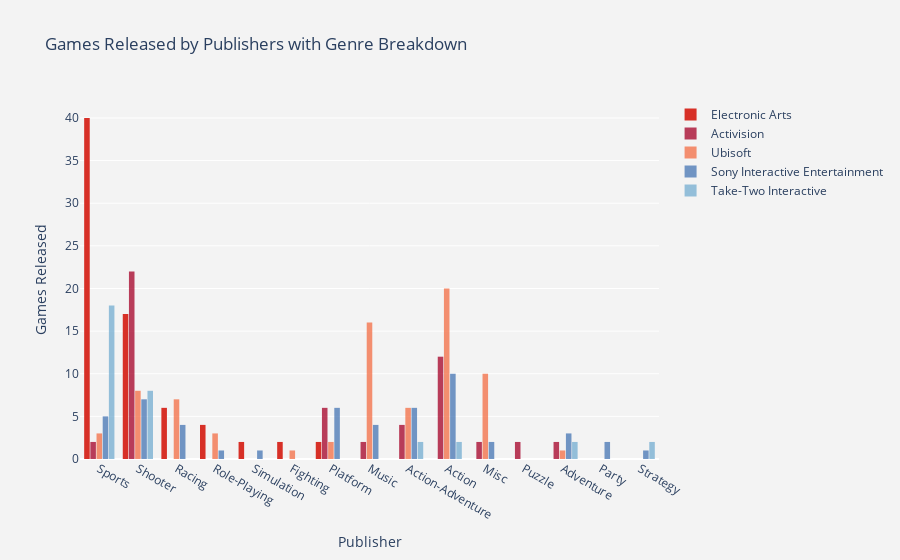

Notebook source saved alongside this figure:
### Code cell
#Video Games Released by Top 5 Publishers with Genre Breakdown
xEA=VGS[VGS.Publisher =='Electronic Arts']
xActi=VGS[VGS.Publisher=='Activision']
xUbi=VGS[VGS.Publisher=='Ubisoft']
xSony=VGS[VGS.Publisher=='Sony Interactive Entertainment']
x2k=VGS[VGS.Publisher=='Take-Two Interactive']
TP1 = go.Histogram(
    x=xEA.Genre,
    name = "Electronic Arts",
    marker=dict(color='rgb(215,48,39)'))
TP2 = go.Histogram(
    x=xActi.Genre,
    opacity=0.75,
    name = "Activision",
    marker=dict(color='rgb(165,0,38)'))
TP3 = go.Histogram(
    x=xUbi.Genre,
    opacity=0.75,
    name = "Ubisoft",
    marker=dict(color='rgb(244,109,67)'))
TP4 = go.Histogram(
    x=xSony.Genre,
    opacity=0.75,
    name = "Sony Interactive Entertainment",
    marker=dict(color='rgb(69,117,180)'))
TP5 = go.Histogram(
    x=x2k.Genre,
    opacity=0.75,
    name = "Take-Two Interactive",
    marker=dict(color='rgb(116,173,209)'))


data=[TP1, TP2, TP3, TP4, TP5]

layout = go.Layout(
    title='Games Released by Publishers with Genre Breakdown',
    xaxis=dict(
        title='Publisher'
    ),
    yaxis=dict(
        title='Games Released'
    ),
    bargap=0.2,
    bargroupgap=0.1, paper_bgcolor='rgb(243, 243, 243)',
    plot_bgcolor="rgb(243, 243, 243)")
fig = go.Figure(data, layout=layout)
iplot(fig)

### Figure 1 — Plotly figure (JSON) as saved in the notebook; plotly's stock layout.template omitted (floating-point values rounded to 4 significant figures)
{"data": [{"marker": {"color": "rgb(215,48,39)"}, "name": "Electronic Arts", "type": "histogram", "x": ["Sports", "Sports", "Sports", "Shooter", "Shooter", "Sports", "Shooter", "Shooter", "Shooter", "Shooter", "Sports", "Sports", "Sports", "Sports", "Sports", "Sports", "Shooter", "Racing", "Sports", "Sports", "Sports", "Role-Playing", "Sports", "Sports", "Racing", "Racing", "Shooter", "Shooter", "Shooter", "Sports", "Shooter", "Sports", "Role-Playing", "Simulation", "Shooter", "Sports", "Sports", "Shooter", "Fighting", "Role-Playing", "Sports", "Shooter", "Sports", "Role-Playing", "Racing", "Simulation", "Racing", "Shooter", "Racing", "Sports", "Shooter", "Shooter", "Sports", "Sports", "Sports", "Sports", "Sports", "Sports", "Sports", "Fighting", "Platform", "Sports", "Sports", "Sports", "Sports", "Sports", "Sports", "Sports", "Sports", "Sports", "Sports", "Platform", "Sports"]}, {"marker": {"color": "rgb(165,0,38)"}, "name": "Activision", "opacity": 0.75, "type": "histogram", "x": ["Shooter", "Shooter", "Shooter", "Shooter", "Shooter", "Shooter", "Shooter", "Shooter", "Platform", "Shooter", "Shooter", "Shooter", "Shooter", "Shooter", "Shooter", "Shooter", "Shooter", "Music", "Music", "Shooter", "Shooter", "Action-Adventure", "Platform", "Action", "Action-Adventure", "Platform", "Misc", "Platform", "Shooter", "Action-Adventure", "Misc", "Platform", "Shooter", "Action", "Sports", "Shooter", "Puzzle", "Action", "Action-Adventure", "Action", "Puzzle", "Action", "Shooter", "Sports", "Action", "Action", "Action", "Action", "Action", "Adventure", "Adventure", "Action", "Platform", "Action"]}, {"marker": {"color": "rgb(244,109,67)"}, "name": "Ubisoft", "opacity": 0.75, "type": "histogram", "x": ["Shooter", "Shooter", "Action-Adventure", "Action", "Action", "Shooter", "Action", "Action", "Action", "Action-Adventure", "Shooter", "Action-Adventure", "Shooter", "Shooter", "Action", "Action", "Racing", "Action", "Shooter", "Action-Adventure", "Shooter", "Platform", "Action", "Role-Playing", "Action", "Sports", "Action-Adventure", "Action", "Action", "Racing", "Music", "Role-Playing", "Music", "Sports", "Music", "Racing", "Music", "Misc", "Music", "Music", "Music", "Music", "Platform", "Music", "Music", "Action", "Action", "Racing", "Misc", "Music", "Adventure", "Sports", "Fighting", "Music", "Racing", "Music", "Misc", "Misc", "Action", "Racing", "Action", "Misc", "Misc", "Music", "Action", "Action", "Misc", "Misc", "Music", "Role-Playing", "Music", "Action-Adventure", "Racing", "Misc", "Action", "Action", "Misc"]}, {"marker": {"color": "rgb(69,117,180)"}, "name": "Sony Interactive Entertainment", "opacity": 0.75, "type": "histogram", "x": ["Action", "Action-Adventure", "Misc", "Action", "Action", "Racing", "Role-Playing", "Shooter", "Action-Adventure", "Platform", "Action", "Racing", "Misc", "Platform", "Adventure", "Platform", "Shooter", "Action-Adventure", "Sports", "Sports", "Sports", "Action", "Shooter", "Sports", "Racing", "Party", "Adventure", "Sports", "Shooter", "Platform", "Action-Adventure", "Action", "Action-Adventure", "Racing", "Platform", "Music", "Action", "Shooter", "Music", "Action", "Action-Adventure", "Simulation", "Action", "Shooter", "Party", "Adventure", "Action", "Music", "Strategy", "Music", "Shooter", "Platform"]}, {"marker": {"color": "rgb(116,173,209)"}, "name": "Take-Two Interactive", "opacity": 0.75, "type": "histogram", "x": ["Action", "Action", "Sports", "Sports", "Sports", "Action-Adventure", "Sports", "Sports", "Sports", "Sports", "Sports", "Sports", "Sports", "Sports", "Shooter", "Sports", "Sports", "Action-Adventure", "Shooter", "Sports", "Shooter", "Shooter", "Shooter", "Sports", "Sports", "Sports", "Adventure", "Sports", "Shooter", "Shooter", "Strategy", "Shooter", "Adventure", "Strategy"]}], "layout": {"bargap": 0.2, "bargroupgap": 0.1, "paper_bgcolor": "rgb(243, 243, 243)", "plot_bgcolor": "rgb(243, 243, 243)", "title": {"text": "Games Released by Publishers with Genre Breakdown"}, "xaxis": {"title": {"text": "Publisher"}}, "yaxis": {"title": {"text": "Games Released"}}}}
